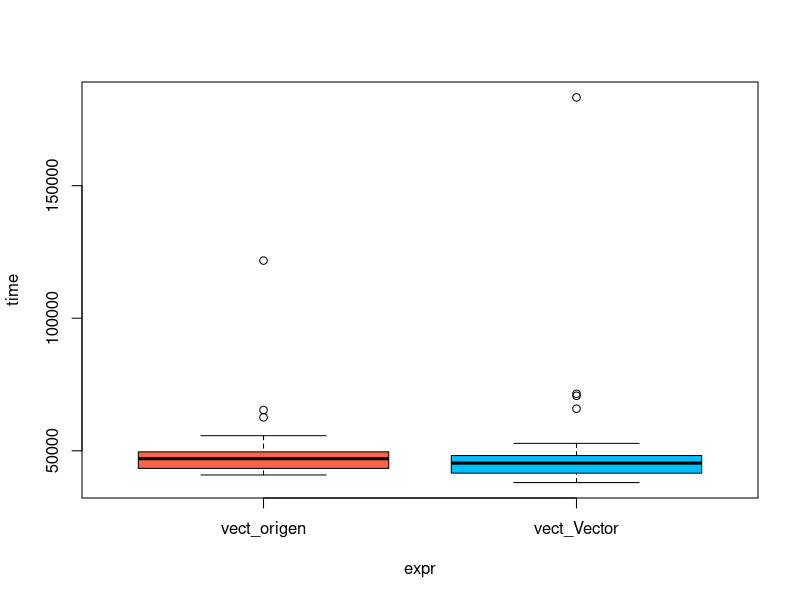

This chart was generated by the following R code:
## ---- chunk 1
raices1 <- function(a, b, c) {
  raiz1 <- (-b - sqrt(b^2-4*a*c)) / (2*a)
  raiz2 <- (-b + sqrt(b^2-4*a*c)) / (2*a)
  return(c(raiz1, raiz2))
}
## ---- chunk 2
raices1(a=1, b=4, c=0)
raices1(a=1, b=3, c=2)
raices1(a=1, b=2, c=-3)
## ---- chunk 3
raices1(a=c(1, 1, 1), 
        b=c(4, 3, 2), 
        c=c(0, 2, -3))
## ---- chunk 4
raiz_aux <- function(x) {
  a <- x[1]
  b <- x[2]
  c <- x[3]
  raiz1 <- (-b - sqrt(b^2-4*a*c)) / (2*a)
  raiz2 <- (-b + sqrt(b^2-4*a*c)) / (2*a)
  return(c(raiz1, raiz2))
}
## ---- chunk 5
raices2 <- function(a, b, c) {
  m <- cbind(a, b, c)
  res <- apply(X=m, MARGIN=1, FUN=raiz_aux)
  rownames(res) <- c("raiz 1", "raiz 2")
  return(t(res))
}
## ---- chunk 6
raices2(a=1, b=4, c=0)
raices2(a=1, b=3, c=2)
raices2(a=1, b=2, c=-3)

raices2(a=c(1, 1, 1), 
        b=c(4, 3, 2), 
        c=c(0, 2, -3))
## ---- chunk 7
raices3 <- Vectorize(raices1)
## ---- chunk 8
raices3(a=c(1, 1, 1), 
        b=c(4, 3, 2), 
        c=c(0, 2, -3))
## ---- chunk 9
library(microbenchmark)

res <- microbenchmark(vect_origen = raices2(a=1, b=4, c=0),
                      vect_Vector = raices3(a=1, b=4, c=0),
                      times = 50L)
res
plot(res, col=c("tomato", "deepskyblue1"))
